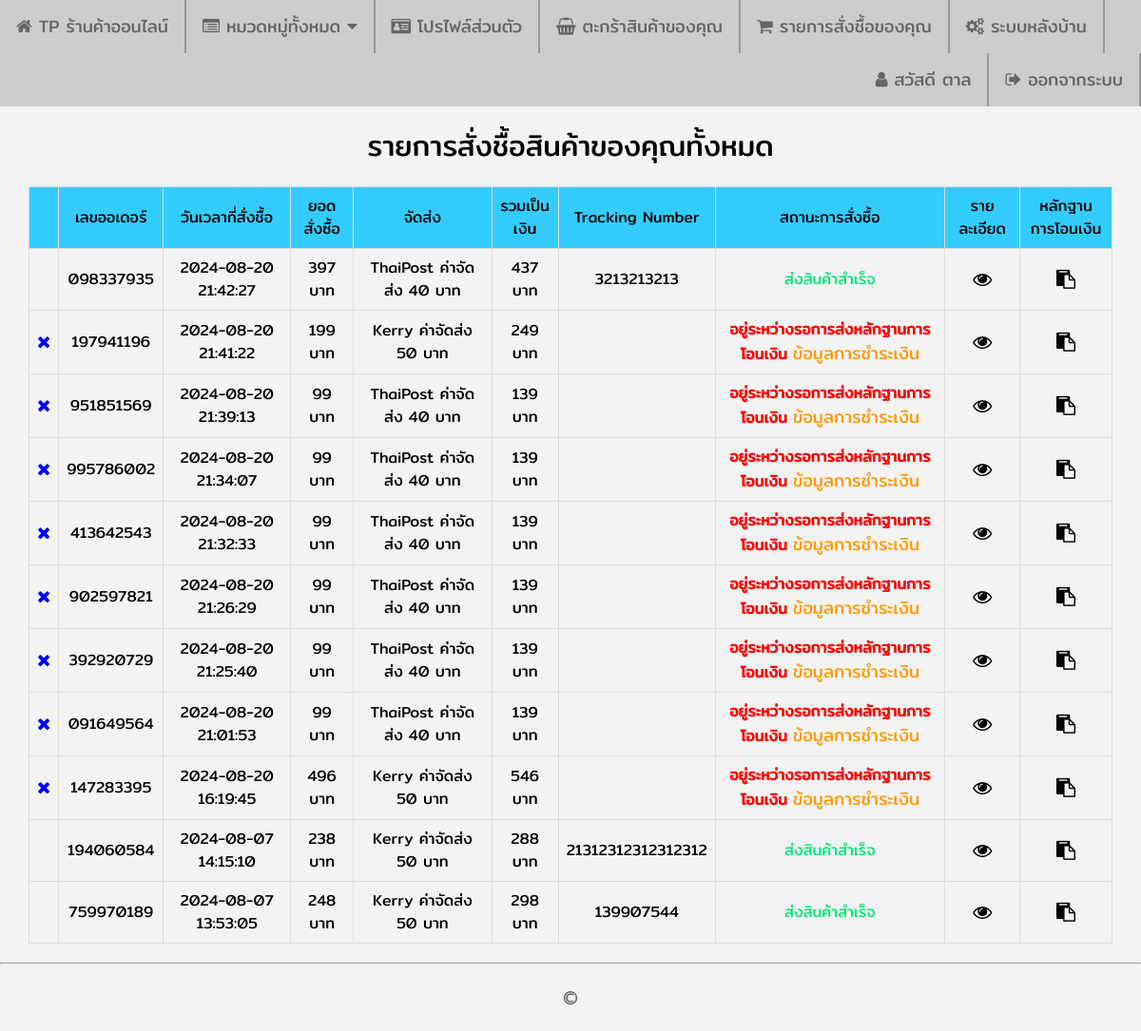
Before: /shop_online/order.php (signed in) with the older database file.
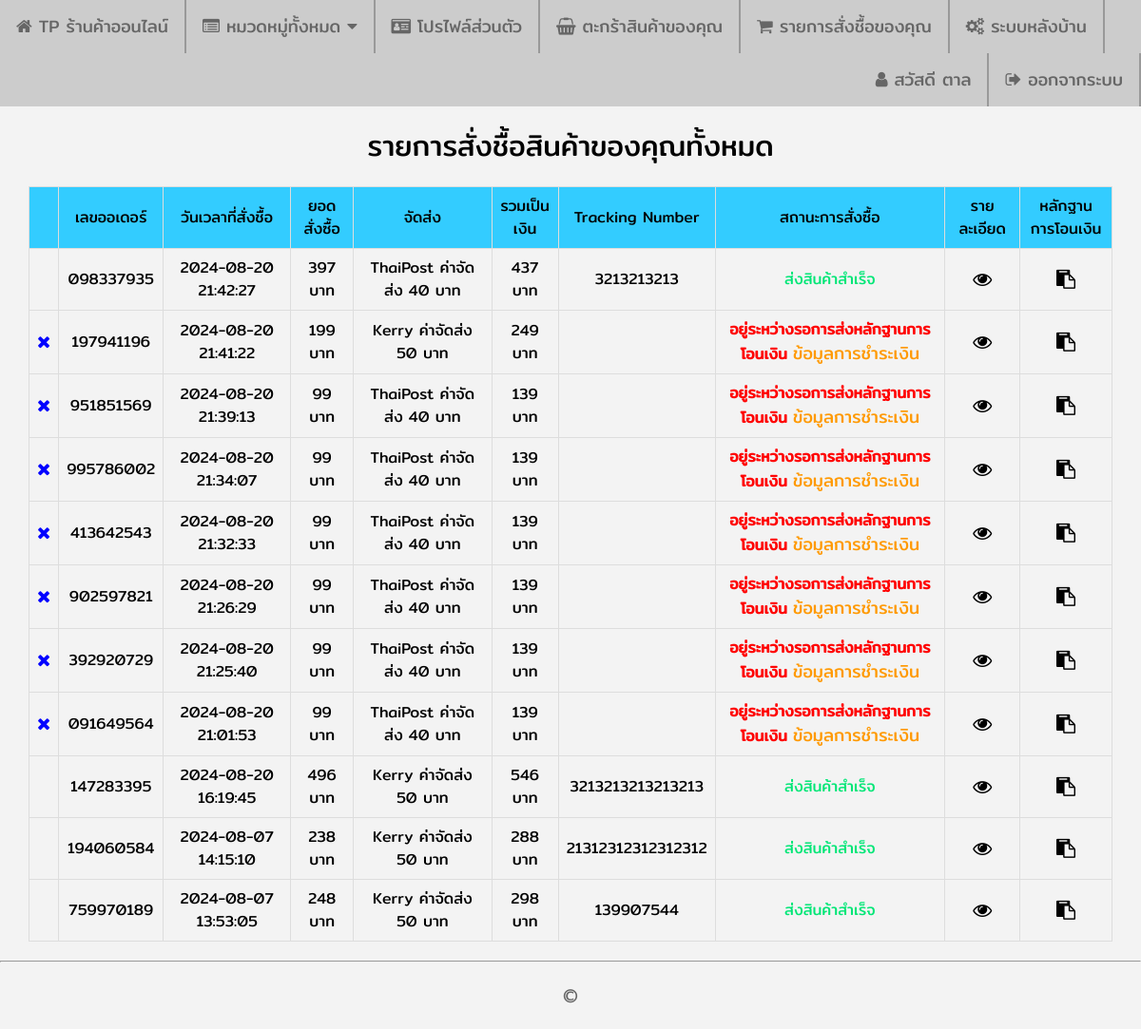
After: the same page with the newer database file.
### tables this page shows
CREATE TABLE `order_list` (
  `order_id` int(10) NOT NULL,
  `order_ordernumber` varchar(10) NOT NULL,
  `order_date` datetime NOT NULL,
  `order_price` int(9) NOT NULL,
  `order_status` enum('อยู่ระหว่างรอการส่งหลักฐานการโอนเงิน','อยู่ระหว่างการตรวจหลักฐาน','อยู่ระหว่างจัดส่งสินค้า','ส่งสินค้าสำเร็จ') NOT NULL DEFAULT 'อยู่ระหว่างรอการส่งหลักฐานการโอนเงิน',
  `order_img` text NOT NULL,
  `member_id` int(10) NOT NULL,
  `transport_id` int(10) NOT NULL,
  `tracking_number` varchar(30) DEFAULT NULL,
  `order_address` text NOT NULL
);

CREATE TABLE `transport` (
  `transport_id` int(10) NOT NULL,
  `transport_name` varchar(100) NOT NULL,
  `transport_price` varchar(5) NOT NULL
);

### shop_online/order.php (the view, shortened to what this page needs)
<?php
    require_once('connections/mysqli.php');
    $strSQL2 = "SELECT * FROM order_list INNER JOIN member ON order_list.member_id = member.member_id WHERE member_username = '".$_SESSION['member_username']."'";
    $objQuery2 = mysqli_query($Connection, $strSQL2);
    $objResult2 = mysqli_fetch_array($objQuery2, MYSQLI_ASSOC);
    $strSQL3 = "SELECT * FROM order_list INNER JOIN (member, transport) ON (order_list.member_id = member.member_id AND order_list.transport_id = transport.transport_id) WHERE member_username = '".$_SESSION['member_username']."'";
    $strSQL3 .= " ORDER BY order_id DESC";
    $objQuery3 = mysqli_query($Connection, $strSQL3);
?>
<!DOCTYPE html>
<html lang="en">
<head>
  <link rel="stylesheet" href="https://cdnjs.cloudflare.com/ajax/libs/font-awesome/4.7.0/css/font-awesome.min.css">
  <link rel="stylesheet" type="text/css" href="assets/css/body.css">
  <link rel="stylesheet" type="text/css" href="assets/css/navigationbar.css">
  <link rel="stylesheet" type="text/css" href="assets/css/shop.css">
</head>
<body>
  <?php include 'includes/navbar.php';?>
  <div class="shop_div_2">
    <?php
    if ($objResult2["order_id"] == NULL) {
    ?>
    <span class="shop_span_7">ไม่มีรายการสั่งชื้อสินค้าของคุณ</span>
    <?php
    } else {
    ?>
    <span class="shop_span_7">รายการสั่งชื้อสินค้าของคุณทั้งหมด</span>
    <div class="shop_div_7">
      <table class="shop_table_1">
        <tr>
          <td bgcolor="#33CCFF"></td>
          <td bgcolor="#33CCFF">เลขออเดอร์</td>
          <td bgcolor="#33CCFF">วันเวลาที่สั่งชื้อ</td>
          <td bgcolor="#33CCFF">ยอดสั่งซื้อ</td>
          <td bgcolor="#33CCFF">จัดส่ง</td>
          <td bgcolor="#33CCFF">รวมเป็นเงิน</td>
          <td bgcolor="#33CCFF">Tracking Number</td>
          <td bgcolor="#33CCFF">สถานะการสั่งซื้อ</td>
          <td bgcolor="#33CCFF">รายละเอียด</td>
          <td bgcolor="#33CCFF">หลักฐานการโอนเงิน</td>
        </tr>
        <?php
        while ($objResult3 = mysqli_fetch_array($objQuery3, MYSQLI_ASSOC)) {
        ?>
        <tr>
          <td>
            <?php
            if ($objResult3["order_status"] != 'ส่งสินค้าสำเร็จ') {
            ?>
            <a class="shop_a_3" href="JavaScript:if(confirm('คุณต้องการลบออเดอร์ใช่หรือไม่')==true){window.location='order_delete.php?order_id=<?php echo $objResult3["order_id"];?>&order_ordernumber=<?php echo $objResult3["order_ordernumber"];?>';}"><i class="fa fa-times"></i></a>
            <?php
            }
            ?>
          </td>
          <td><?php echo $objResult3["order_ordernumber"]; ?></td>
          <td><?php echo $objResult3["order_date"]; ?></td>
          <td><?php echo $objResult3["order_price"] . " บาท"; ?></td>
          <td><?php echo $objResult3["transport_name"] . " ค่าจัดส่ง " . $objResult3["transport_price"] . " บาท"; ?></td>
          <td><?php echo $objResult3["order_price"] + $objResult3["transport_price"] . " บาท"; ?></td>
          <td><?php echo $objResult3["tracking_number"]; ?></td>
          <td>
            <?php
            if ($objResult3["order_status"] == 'อยู่ระหว่างรอการส่งหลักฐานการโอนเงิน') {
            ?>
              <span><b style="color:red;">อยู่ระหว่างรอการส่งหลักฐานการโอนเงิน </b><a class="shop_a_4" href="payment.php">ข้อมูลการชำระเงิน</a></span>
            <?php
            } else {
              echo '<span style="color:#00E676;">' . htmlspecialchars($objResult3["order_status"]) . '</span>';
            }
            ?>
          </td>
          <td><a class="shop_a_2" href="order_view.php?order_ordernumber=<?php echo $objResult3["order_ordernumber"];?>"><i class="fa fa-eye"></i></a></td>
          <td><a class="shop_a_2" href="money_transfer_slip.php?order_id=<?php echo $objResult3["order_id"];?>"><i class="fa fa-clipboard"></i></a></td>
        </tr>
        <?php
        }
        ?>
      </table>
    </div>
    <?php
    }
    ?>
  </div>
  <hr>
  <?php include 'includes/footer.php';?>
</body>
</html>

### shop_online/includes/navbar.php (shortened to what this page needs)
<ul>
  <li><a href="index.php"><i class="fa fa-home"></i> TP ร้านค้าออนไลน์</a></li>
  <li class="dropdown">
    <a href="javascript:void(0)" class="dropbtn"><i class="fa fa-list-alt"></i> หมวดหมู่ทั้งหมด <i class="fa fa-caret-down"></i></a>
  </li>
  <?php
  if ($_SESSION != NULL) {
  ?>
  <li><a href="profile.php"><i class="fa fa-id-card"></i> โปรไฟล์ส่วนตัว</a></li>
  <li><a href="basket.php"><i class="fa fa-shopping-basket"></i> ตะกร้าสินค้าของคุณ</a></li>
  <li><a href="order.php"><i class="fa fa-shopping-cart"></i> รายการสั่งชื้อของคุณ</a></li>
  <?php
  if ($_SESSION['member_level'] == "admin") {
  ?>
  <li><a href="admin/index.php"><i class="fa fa-cogs"></i> ระบบหลังบ้าน</a></li>
  <?php
  }
  ?>
  <li style="float:right"><a href="logout.php"><i class="fa fa-sign-out"></i> ออกจากระบบ</a></li>
  <li style="float:right"><a href="profile.php"><i class="fa fa-user"></i> สวัสดี  <?php echo $_SESSION["member_name"]; ?></a></li>
  <?php
  }
  ?>
</ul>

### shop_online/includes/footer.php
<div class="shop_div_2">
  <span class="shop_span_2"> &copy; </span>
</div>

### shop_online/assets/css/body.css (style rules this page uses)
body { font-family: mitrregular; background-color: #f3f3f3; margin-left: 0px; margin-top: 0px; margin-right: 0px; margin-bottom: 0px; }

### shop_online/assets/css/navigationbar.css (style rules this page uses)
ul { list-style-type: none; margin: 0; padding: 0; overflow: hidden; background-color: #CCC; }
li { float: left; border-right: 2px solid #999; }
li a { display: block; color: #666; text-align: center; padding: 15px 17px; text-decoration: none; font-size: 18px; }
li.dropdown { display: inline-block; }

### shop_online/assets/css/shop.css (style rules this page uses)
div.shop_div_2 { display: block; margin: auto; margin-top: 20px; margin-bottom: 20px; text-align: center; }
div.shop_div_7 { display: block; margin: auto; margin-top: 20px; margin-bottom: 20px; width: 95%; text-align: left; }
span.shop_span_2 { display: block; color: #666; font-size: 20px; }
span.shop_span_7 { display: block; color: #000; font-size: 30px; }
a.shop_a_2:link, a.shop_a_2:visited, a.shop_a_2:hover, a.shop_a_2:active { color: #000; text-decoration: none; font-size: 20px; }
a.shop_a_3:link, a.shop_a_3:visited, a.shop_a_3:hover, a.shop_a_3:active { color: #0000FF; text-decoration: none; font-size: 18px; }
a.shop_a_4:link, a.shop_a_4:visited, a.shop_a_4:hover, a.shop_a_4:active { color: #FF9900; text-decoration: none; font-size: 18px; }
table.shop_table_1 { border-collapse: collapse; width: 100%; text-align: center; }
table.shop_table_1 tr, table.shop_table_1 td { border: 1px solid #ddd; padding: 8px; font-size: 16px; }

Changed rows visible on the page:
changed order_list (number 9 of 11 on the later page): tracking_number (not shown) → "3213213213213213"; order_status (not shown) → "ส่งสินค้าสำเร็จ"; no longer shows "อยู่ระหว่างรอการส่งหลักฐานการโอนเงิน ข้อมูลการชำระเงิน"
